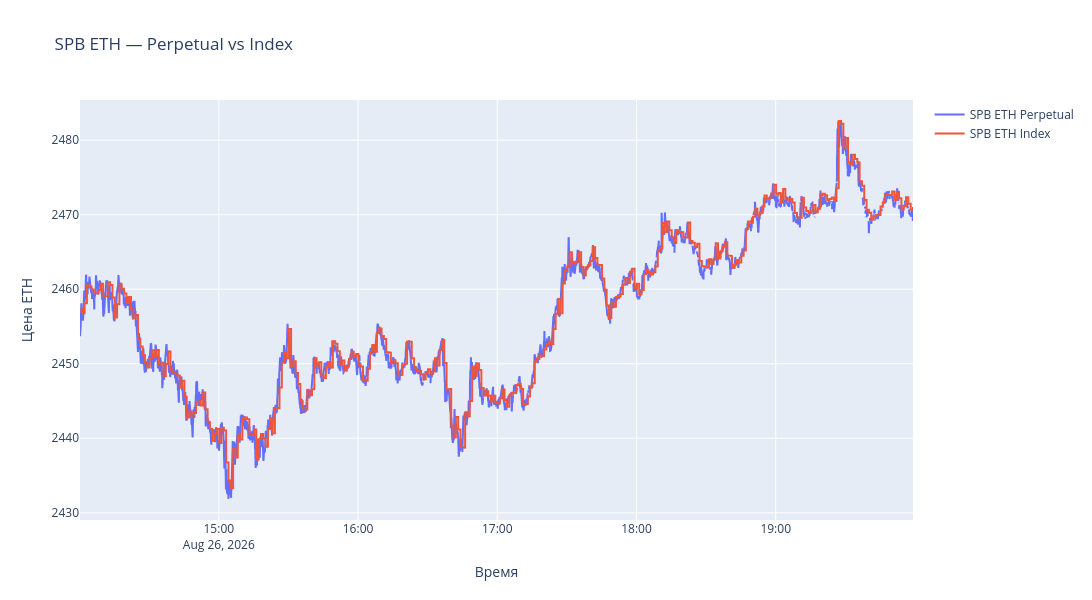

Here is the notebook cell this chart was saved with:
### Markdown cell above
## 4. SPB ETH — Perpetual vs Index

### Code cell
fig = go.Figure()

fig.add_trace(
    go.Scatter(
        x=eth["timestamp"],
        y=eth["spb_perp_mid"],
        mode="lines",
        name="SPB ETH Perpetual"
    )
)

fig.add_trace(
    go.Scatter(
        x=eth["timestamp"],
        y=eth["spb_index_price"],
        mode="lines",
        name="SPB ETH Index"
    )
)

fig.update_layout(
    title="SPB ETH — Perpetual vs Index",
    width=1200,
    height=600,
    xaxis_title="Время",
    yaxis_title="Цена ETH",
    hovermode="x unified"
)

fig.show()

### Figure 1 — Plotly figure (JSON) as saved in the notebook; plotly's stock layout.template omitted (floating-point values rounded to 4 significant figures; data arrays with more than 128 entries replaced by an {"elided": "..."} marker saying what was removed)
{"data": [{"mode": "lines", "name": "SPB ETH Perpetual", "type": "scatter", "x": {"elided": "21540 str values"}, "y": {"elided": "21540 float values"}}, {"mode": "lines", "name": "SPB ETH Index", "type": "scatter", "x": {"elided": "21540 str values"}, "y": {"elided": "21540 float values"}}], "layout": {"height": 600, "hovermode": "x unified", "title": {"text": "SPB ETH — Perpetual vs Index"}, "width": 1200, "xaxis": {"title": {"text": "Время"}}, "yaxis": {"title": {"text": "Цена ETH"}}}}
